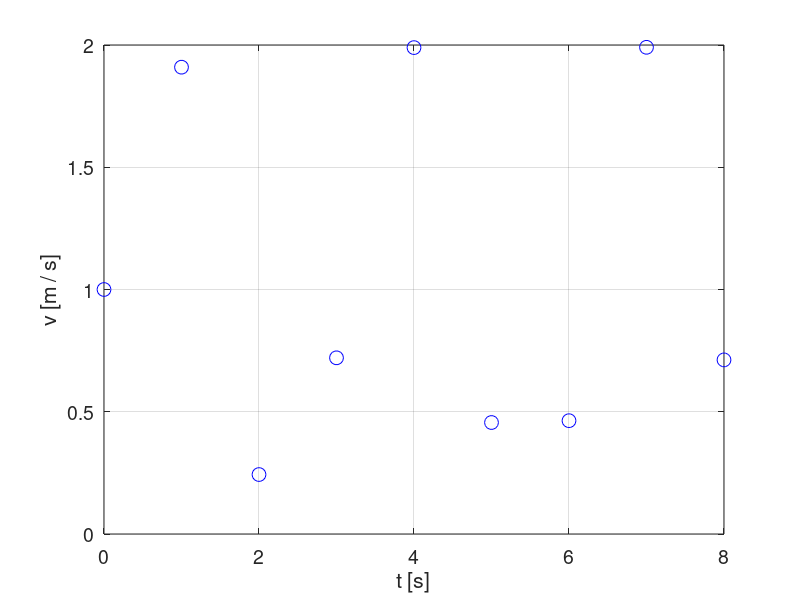

Reproduce this figure in MATLAB. (Note: this script raises an error after producing the figure.)
% Supposedly one measures a variable which is a function of 
% time t, such as the velocity v in the x coordinate. The value of v 
% is measured each second. This gives us two corresponding 
% vectors of measurements: "T" for time and "V" for the velocity 
% v. 
% Let us plot the measurements. Run the following block of 
% code. 

T = [0; 1; 2; 3; 4; 5; 6; 7; 8];
V = [1.000000000000000; 1.909297426825682;
    0.243197504692072; 0.720584501801074;
    1.989358246623382; 0.455978889110630;
    0.463427081999565; 1.990607355694870;
    0.712096683334935];
close all; figure(1); plot(T, V, 'bo', 'MarkerSize', 10);
xlabel('t [s]'); ylabel('v [m / s]'); set(gca, 'FontSize', 14); grid on;
clearvars; clc;   % Clearing variables and workspace is done at 
                          % or near the end of after each block of code for 
                          % the purposes of clarity of this tutorial. 


%                                           Page 1
%%%%%%%%%%%%%%%%%%%%%%%%%%%%%%%%


% Supposedly one knows that the value of the x coordinate at 
% t == 0 is x == 3 m and wants to find the value of the x 
% coordinate at t === 8 s. In order to do that, one has to 
% integrate the velocity function v(t) from t == 0 to t == 8 s. In this 
% time interval, the velocity function as a whole is unknown as 
% only the values in nine specific time points have been 
% measured. In such cases, numerical integration can be 
% performed to give an estimation of the actual value of the x 
% coordinate at t == 0. 
% The ZFindDefiniteIntegral function is a tool which can be used 
% to do just that. 
% Run the following block of code to numerically integrate the 
% velocity function from t == 0 to t == 8. 

T = [0; 1; 2; 3; 4; 5; 6; 7; 8];
V = [1.000000000000000; 1.909297426825682;
    0.243197504692072; 0.720584501801074;
    1.989358246623382; 0.455978889110630;
    0.463427081999565; 1.990607355694870;
    0.712096683334935];
xData = T; yData = V; 
xMin = 0;   % Lower limit of integration. 
xMax = 8;   % Upper limit of integration. 
Limits = [xMin; xMax];   % Limits of integration. 
DefiniteIntegral = ZFindDefiniteIntegral(xData, yData, Limits);
close all;
clearvars -except DefiniteIntegral; clc;
DefiniteIntegral   %Display the calculated value in the command 
                             % window. 

% To calculate the value of the x coordinate at t == 8 s, add 3 
% (== x(t == 0) in meters) to the DefiniteIntegralA value. You can 
% do so by running the following block of code next. 

clc;
x_at_t_equals_8_s = DefiniteIntegral + 3;
x_at_t_equals_8_s


%                                           Page 2
%%%%%%%%%%%%%%%%%%%%%%%%%%%%%%%%


% The idea behind numerical integration is to estimate the 
% function based on the numerical data and then integrate it. By 
% using the ZFindDefiniteIntegral function with its default 
% settings, the function being integrated is estimated to be 
% piecewise constant.
% Let us visualize this by specifying the index of the Figure 
% window in which the measurements, the estimated function, 
% and the area under the integrated curve is to be plotted in the 
% optional parameters of the ZFindDefiniteIntegral function. 
% Run the following block of code. 

T = [0; 1; 2; 3; 4; 5; 6; 7; 8];
V = [1.000000000000000; 1.909297426825682;
    0.243197504692072; 0.720584501801074;
    1.989358246623382; 0.455978889110630;
    0.463427081999565; 1.990607355694870;
    0.712096683334935];
xData = T; yData = V; 
xMin = 2.2;   % Lower limit of integration. 
xMax = 11;   % Upper limit of integration. 
Limits = [xMin; xMax];   % Limits of integration. 
figr = 1;   % Index of the Figure window. 
close all;
ZFindDefiniteIntegral(xData, yData, Limits, 'Figure', figr);
xlabel('t [s]'); ylabel('v [m / s]');
clear all; clc;


%                                           Page 3
%%%%%%%%%%%%%%%%%%%%%%%%%%%%%%%%


% Now, in some cases, a piecewise interpolation polynomial of a 
% higher order may be more appropriate for the estimation of 
% the v(t) function. In such cases, we can specify the so called 
% "PseudoAccuracy" parameter as the optional parameter of 
% the ZFindDefiniteIntegral function. The "PseudoAccuracy" 
% parameter of the FindDefiniteIntegral function is the order of 
% the piecewise interpolation polynomial with which the function 
% is to be estimated. 
% Let us try to estimate the v(t) function to be a piecewise cubic 
% interpolation polynomial by running the following block of 
% code. 

T = [0; 1; 2; 3; 4; 5; 6; 7; 8];
V = [1.000000000000000; 1.909297426825682;
    0.243197504692072; 0.720584501801074;
    1.989358246623382; 0.455978889110630;
    0.463427081999565; 1.990607355694870;
    0.712096683334935];
xData = T; yData = V; 
xMin = 0;   % Lower limit of integration. 
xMax = 8;   % Upper limit of integration. 
Limits = [xMin; xMax];   % Limits of integration. 
psacc = 3;   % PseudoAccuracy parameter. 
figr = 1;   % Index of the Figure window. 
close all;
DefiniteIntegral = ZFindDefiniteIntegral(xData, yData, Limits, ...
    'PseudoAccuracy', psacc, 'Figure', figr);
clearvars -except DefiniteIntegral; clc;
xlabel('t [s]'); ylabel('v [m / s]');
x_at_t_equals_8_s = DefiniteIntegral + 3   % Remember, the 
                                                                        % value of the x 
                                                                        % coordinate at time 
                                                                        % t == 0 is 3 m. 
clearvars DefiniteIntegral;


%                                           Page 4
%%%%%%%%%%%%%%%%%%%%%%%%%%%%%%%%


% At this point, it may become apparent that the actual velocity 
% function might be a kind of a sinusoidal function. Indeed, the 
% velocity in meters per second (m / s) is represented by the 
% function v(t) = sin(2 * t) + 1 if time t is expressed in seconds. It 
% is important to note that increasing the value of the 
% "PseudoAccuracy" parameter may not result in a more 
% accurate estimation of the function being integrated even if the 
% function is analytical. For example, if the "PseudoAccuracy" 
% parameter is increased to the maximum possible value of 
% "PseudoAccuracy" == 9 - 1" ("9" is the size of the 
% velocity/time data vector), the estimated velocity function 
% resembles the actual velocity function less. The estimated 
% value of the x coordinate at t == 8 s is also less close to the 
% actual value, which is about 11.98 m (it was estimated to be 
% about 12.41 m with "PseudoAccuracy" == 3). 
% Run the following block of code to see for yourself. 

T = [0; 1; 2; 3; 4; 5; 6; 7; 8];
V = [1.000000000000000; 1.909297426825682;
    0.243197504692072; 0.720584501801074;
    1.989358246623382; 0.455978889110630;
    0.463427081999565; 1.990607355694870;
    0.712096683334935];
xData = T; yData = V; 
xMin = 0;   % Lower limit of integration. 
xMax = 8;   % Upper limit of integration. 
Limits = [xMin; xMax];   % Limits of integration. 
psacc = 9 - 1;   % PseudoAccuracy parameter. 
figr = 1;   % Index of the Figure window. 
close all;
DefiniteIntegral = ZFindDefiniteIntegral(xData, yData, Limits, ...
    'PseudoAccuracy', psacc, 'Figure', figr);
TT = linspace(min(T), max(T), 1000); VV = sin(2 * TT) + 1;
hold on; plot(TT, VV, 'k', 'LineWidth', 1.5);   % Plot the actual 
                                                                        % velocity function. 
xlabel('t [s]'); ylabel('v [m / s]'); legend('', 'Estimated', '', 'Actual');
clearvars -except DefiniteIntegral; clc;
x_at_t_equals_8_s = DefiniteIntegral + 3
clearvars DefiniteIntegral;


%                                           Page 5
%%%%%%%%%%%%%%%%%%%%%%%%%%%%%%%%


% It is also possible to find the numerical indefinite integral 
% "VIndefiniteIntegral" of the velocity function using the 
% ZFindIndefiniteIntegral function by providing the vector of 
% values "TIntegralA" at which the indefinite integral is to be 
% evaluated. 
% At the first (i.e. lowest) value of the "TIntegral" vector, the 
% value of "VIndefiniteIntegral" is zero by default. At t == 0, the 
% value of the x coordinate is 3 m. Therefore, because 
% "TIntegral"(1) == 0, to estimate the x coordinate at the time 
% points of the "TIntegral" vector, the number 3 has to be added 
% to the "VIndefiniteIntegral" vector for it to equal the vector X of 
% the estimated values of the coordinate x at time points of 
% "TIntegral" vector. 
% Run the following block of code to see the comparison 
% between the actual and the estimated x(t) function for 
% "PseudoAccuracy" == 3. 

T = [0; 1; 2; 3; 4; 5; 6; 7; 8];
V = [1.000000000000000; 1.909297426825682;
    0.243197504692072; 0.720584501801074;
    1.989358246623382; 0.455978889110630;
    0.463427081999565; 1.990607355694870;
    0.712096683334935];
TIntegral = (linspace(0, 8, 1000))';
xData = T; yData = V; 
xIntegral = TIntegral;
psacc = 3;   % PseudoAccuracy parameter. 
close all;
VIndefiniteIntegral = ZFindIndefiniteIntegral(xData, yData, ...
    xIntegral, 'PseudoAccuracy', psacc);
X_estimated = VIndefiniteIntegral + 3;
figure(1); clf;
plot(TIntegral, X_estimated, 'r', 'LineWidth', 1.2)   % Plot the 
                                                                                   % estimated 
                                                                                   % x(t) function. 
TT = linspace(0, 8, 1000); XX_actual = -cos(2 * TT)/2 + TT + 3.5;
hold on; plot(TT, XX_actual, 'k', 'LineWidth', 1.5);   % Plot the 
                                                                                     % actual x(t) 
                                                                                     % function. 
grid on;
xlabel('t [s]'); ylabel('x [m]'); set(gca, 'FontSize', 14);
legend('Estimated', 'Actual');
clearvars -except TIntegral XEstimated TT XX_actual; clc;


%                                           Page 6
%%%%%%%%%%%%%%%%%%%%%%%%%%%%%%%%


% There is also the optional "Mode" parameter for both the 
% ZFindDefiniteIntegral function and the ZFindIndefiniteIntegral 
% function, with which modes from 0 to 2 can be chosen 
% ("Mode" == 1 being the default). If the sampling points are 
% reasonably equally spaced, the "Mode" parameter makes little 
% to no difference. If the sampling points are highly unequally far 
% apart, the three different "Mode" options give different 
% answers to the question: "What are the appropriate abscissa 
% coordinate points at which one piece of the piecewise 
% interpolation polynomial function ends and the other begins?" 
% For details, the documentation of the GetIpointsSmatrix 
% function should be read. In this tutorial, the impact of the 
% "Mode" parameter can be seen by running one of the two 
% following blocks of code. The three figures generated show 
% how the estimated y(x) function varies with the "Mode" 
% parameter when sampling points of the x variable are highly 
% unequally spaced. 

mode = 0;   % Mode parameter.
xData = [0; 1; 3; 5; 8; 35; 37; 40; 45];
yData = [10; 9; 8; 11; 13; 5; 4; 3; 2];
xMin = 0;   % Lower integration limit. 
xMax = 45;   % Upper integration limit. 
Limits = [xMin; xMax];   % Limits of integration. 
psacc = 3;	% PseudoAccuracy parameter. 
figr = 1;   % Index of the Figure window. 
close all;
DefiniteIntegral = ZFindDefiniteIntegral(xData, yData, Limits, ...
    'PseudoAccuracy', psacc, 'Mode', mode, 'Figure', figr);
xlabel('x'); ylabel('y');
title(['Mode == 0, DefiniteIntegral = ', num2str(DefiniteIntegral)]);
mode = 1; figr = 2;    % Changing Mode parameter to 1. 
DefiniteIntegral = ZFindDefiniteIntegral(xData, yData, Limits, ...
    'PseudoAccuracy', psacc, 'Mode', mode, 'Figure', figr);
xlabel('x'); ylabel('y');
title(['Mode == 1, DefiniteIntegral = ', num2str(DefiniteIntegral)]);
mode = 2; figr = 3;    % Changing Mode parameter to 2. 
DefiniteIntegral = ZFindDefiniteIntegral(xData, yData, Limits, ...
    'PseudoAccuracy', psacc, 'Mode', mode, 'Figure', figr);
xlabel('x'); ylabel('y');
title(['Mode == 2, DefiniteIntegral = ', num2str(DefiniteIntegral)]);
clearvars; clc;


mode = 0;   % Mode parameter. 
xData = [-3; -2; 3; 4; 5; 8];
yData = sin(xData);
xMin = -2;   % Lower integration limit. 
xMax = 4;	% Upper integration limit. 
Limits = [xMin; xMax];   % Limits of integration. 
psacc = 2;   % PseudoAccuracy parameter. 
figr = 1;   % Index of the Figure window. 
close all;
DefiniteIntegral = ZFindDefiniteIntegral(xData, yData, Limits, ...
    'PseudoAccuracy', psacc, 'Mode', mode, 'Figure', figr);
xlabel('x'); ylabel('y');
title(['Mode == 0, DefiniteIntegral = ', num2str(DefiniteIntegral)]);
xx = linspace(min(xData), max(xData), 1000); yy_actual = sin(xx);
hold on; plot(xx, yy_actual, 'k', 'LineWidth', 1.5);   % Plot the 
                                                                                  % actual 
                                                                                  % function. 
legend('', 'Estimated', '', 'Actual');
mode = 1; figr = 2;    % Changing Mode parameter to 1. 
DefiniteIntegral = ZFindDefiniteIntegral(xData, yData, Limits, ...
    'PseudoAccuracy', psacc, 'Mode', mode, 'Figure', figr);
xlabel('x'); ylabel('y'); legend('', 'Estimated', '', 'Actual');
title(['Mode == 1, DefiniteIntegral = ', num2str(DefiniteIntegral)]);
hold on; plot(xx, yy_actual, 'k', 'LineWidth', 1.5);
legend('', 'Estimated', '', 'Actual');
mode = 2; figr = 3;    % Changing Mode parameter to 2. 
DefiniteIntegral = ZFindDefiniteIntegral(xData, yData, Limits, ...
    'PseudoAccuracy', psacc, 'Mode', mode, 'Figure', figr);
xlabel('x'); ylabel('y'); legend('', 'Estimated', '', 'Actual');
title(['Mode == 2, DefiniteIntegral = ', num2str(DefiniteIntegral)]);
hold on; plot(xx, yy_actual, 'k', 'LineWidth', 1.5);
legend('', 'Estimated', '', 'Actual');
Actual_value = -cos(xMax) + cos(xMin);
clearvars -except Actual_value; clc;
Actual_value   %Display the actual value of the definite integral. 


%                                           Page 7
%%%%%%%%%%%%%%%%%%%%%%%%%%%%%%%%


% Alternatively, the definite or the indefinite numerical integral 
% can be found by estimating the function being integrated to be 
% the cubic spline of the data points. This can be done by 
% altering the optional "Type" parameter to "'Spline'" of either 
% the ZDefiniteIntegral function or the ZIndefiniteIntegral 
% function. 
% The default "Type" parameter, which has been used until this 
% point in the tutorial, is "'A'". Note that due to spline being fully 
% defined by a specific set of data points, there are no optional 
% parameters "PseudoAccuracy" and "Mode" with the "Type" 
% parameter set to "'Spline'". 
% The following two blocks of code refer to the previous 
% problem of velocity being measured each second from t == 0 
% to t == 8 s. 
% Run the first block of code to estimate the value of the x 
% coordinate at t == 8 s by using definite numerical integration 
% with cubic spline interpolation. Just as a reminder, the actual 
% value of the x coordinate at t == 8 s is about 11.98 m. 
% Run the second block of code to estimate the x(t) function for 
% the time interval [0, 8 s] by using indefinite integration with 
% cubic spline interpolation and compare it to the actual x(t) 
% function.

T = [0; 1; 2; 3; 4; 5; 6; 7; 8];
V = [1.000000000000000; 1.909297426825682;
    0.243197504692072; 0.720584501801074;
    1.989358246623382; 0.455978889110630;
    0.463427081999565; 1.990607355694870;
    0.712096683334935];
xData = T; yData = V; 
xMin = 0;   % Lower limit of integration. 
xMax = 8;   % Upper limit of integration. 
Limits = [xMin; xMax];   % Limits of integration. 
figr = 1;   % Index of the Figure window. 
close all;
DefiniteIntegral = ZFindDefiniteIntegral(xData, yData, Limits, ...
    'Type', 'Spline', 'Figure', figr);
TT = linspace(min(T), max(T), 1000); VV = sin(2 * TT) + 1;
hold on; plot(TT, VV, 'k', 'LineWidth', 1.5);   % Plot the actual 
                                                                         % velocity function. 
xlabel('t [s]'); ylabel('v [m / s]'); legend('', 'Estimated', '', 'Actual');
clearvars -except DefiniteIntegral; clc;
x_at_t_equals_8_s = DefiniteIntegral + 3
clearvars DefiniteIntegral;


T = [0; 1; 2; 3; 4; 5; 6; 7; 8];
V = [1.000000000000000; 1.909297426825682;
    0.243197504692072; 0.720584501801074;
    1.989358246623382; 0.455978889110630;
    0.463427081999565; 1.990607355694870;
    0.712096683334935];
TIntegral = (linspace(0, 8, 1000))';
xData = T; yData = V; 
xIntegralA = TIntegral;
VIndefiniteIntegral = ZFindIndefiniteIntegral(xData, yData, ...
    xIntegralA, 'Type', 'Spline');
X_estimated = VIndefiniteIntegral + 3;
TT = linspace(min(T), max(T), 1000); VV = sin(2 * TT) + 1;
close all; figure(1); clf;
plot(TIntegral, X_estimated, 'r', 'LineWidth', 1.2)   % Plot the 
                                                                                   % estimated 
                                                                                   % x(t) function. 
TT = linspace(0, 8, 1000); XX_actual = -cos(2 * TT)/2 + TT + 3.5;
hold on; plot(TT, XX_actual, 'k', 'LineWidth', 1.5);   % Plot the 
                                                                                     % actual x(t) 
                                                                                     % function. 
grid on;
xlabel('t [s]'); ylabel('x [m]'); set(gca, 'FontSize', 14);
legend('Estimated', 'Actual');
clearvars; clc;


%                                           Page 8
%%%%%%%%%%%%%%%%%%%%%%%%%%%%%%%%


% Another alternative is to find either the definite integral or the 
% indefinite integral by integrating the regression polynomial of 
% the data points. This can be done by altering the optional 
% "Type" parameter to "'PolyFit'" of either the ZDefiniteIntegral 
% function or the ZIndefiniteIntegral function. With this setting of 
% the "Type" parameter, the "PolyDegree" required parameter 
% must be set to specify the degree of the regression 
% polynomial. As with the "'Spline'" setting of the "Type" 
% parameter, there are no optional parameters 
% "PseudoAccuracy" and "Mode". 
% As in the previous page, the following two blocks of code refer 
% to the previous problem of velocity being measured each 
% second from t == 0 to t == 8 s. 
% Run the first block of code to estimate the value of the x 
% coordinate at t == 8 s using the "'PolyFit'" setting of the "Type" 
% parameter of the ZDefiniteIntegral function. Just as a 
% reminder, the actual value of the x coordinate at t == 8 s is 
% about 11.98 m. 
% Run the second block of code to estimate the x(t) function for 
% the time interval [0, 8 s] by using the "PolyFit" setting of the 
% "Type" parameter of the ZIndefiniteIntegral function and 
% compare it to the actual x(t) function. 
% The "PolyDegree" parameter in both cases is set to 
% "PolyDegree" == 6. 

T = [0; 1; 2; 3; 4; 5; 6; 7; 8];
V = [1.000000000000000; 1.909297426825682;
    0.243197504692072; 0.720584501801074;
    1.989358246623382; 0.455978889110630;
    0.463427081999565; 1.990607355694870;
    0.712096683334935];
xData = T; yData = V; 
xMin = 0;   % Lower limit of integration. 
xMax = 8;   % Upper limit of integration. 
Limits = [xMin; xMax];   % Limits of integration. 
PolyDegree = 6;   % Degree of the regression polynomial. 
figr = 1;   % Index of the Figure window. 
close all;
DefiniteIntegral = ZFindDefiniteIntegral(xData, yData, Limits, ...
    'Type', 'PolyFit', PolyDegree, 'Figure', figr);
TT = linspace(min(T), max(T), 1000); VV = sin(2 * TT) + 1;
hold on; plot(TT, VV, 'k', 'LineWidth', 1.5);   % Plot the actual 
                                                                         % velocity function. 
xlabel('t [s]'); ylabel('v [m / s]'); legend('', 'Estimated', '', 'Actual');
clearvars -except DefiniteIntegral; clc;
x_at_t_equals_8_s = DefiniteIntegral + 3
clearvars DefiniteIntegral;


T = [0; 1; 2; 3; 4; 5; 6; 7; 8];
V = [1.000000000000000; 1.909297426825682;
    0.243197504692072; 0.720584501801074;
    1.989358246623382; 0.455978889110630;
    0.463427081999565; 1.990607355694870;
    0.712096683334935];
TIntegral = (linspace(0, 8, 1000))';
xData = T; yData = V; 
xIntegralA = TIntegral;
PolyDegree = 6;   % Degree of the regression polynomial. 
VIndefiniteIntegral = ZFindIndefiniteIntegral(xData, yData, ...
    xIntegralA, 'Type', 'PolyFit', PolyDegree);
X_estimated = VIndefiniteIntegral + 3;
TT = linspace(min(T), max(T), 1000); VV = sin(2 * TT) + 1;
close all; figure(1); clf;
plot(TIntegral, X_estimated, 'r', 'LineWidth', 1.2)   % Plot the 
                                                                                   % estimated 
                                                                                   % x(t) function. 
TT = linspace(0, 8, 1000); XX_actual = -cos(2 * TT)/2 + TT + 3.5;
hold on; plot(TT, XX_actual, 'k', 'LineWidth', 1.5);   % Plot the 
                                                                                     % actual x(t) 
                                                                                     % function. 
grid on;
xlabel('t [s]'); ylabel('x [m]'); set(gca, 'FontSize', 14);
legend('Estimated', 'Actual');
clearvars; clc;


%                                           Page 9
%%%%%%%%%%%%%%%%%%%%%%%%%%%%%%%%


% This completes the tutorial for the functions 
% ZFindDefiniteIntegral and ZFindIndefiniteIntegral. For further 
% questions, the documentation and the code of the functions 
% and their subfunctions should be referred to. 


%                                           Page 10
%%%%%%%%%%%%%%%%%%%%%%%%%%%%%%%%